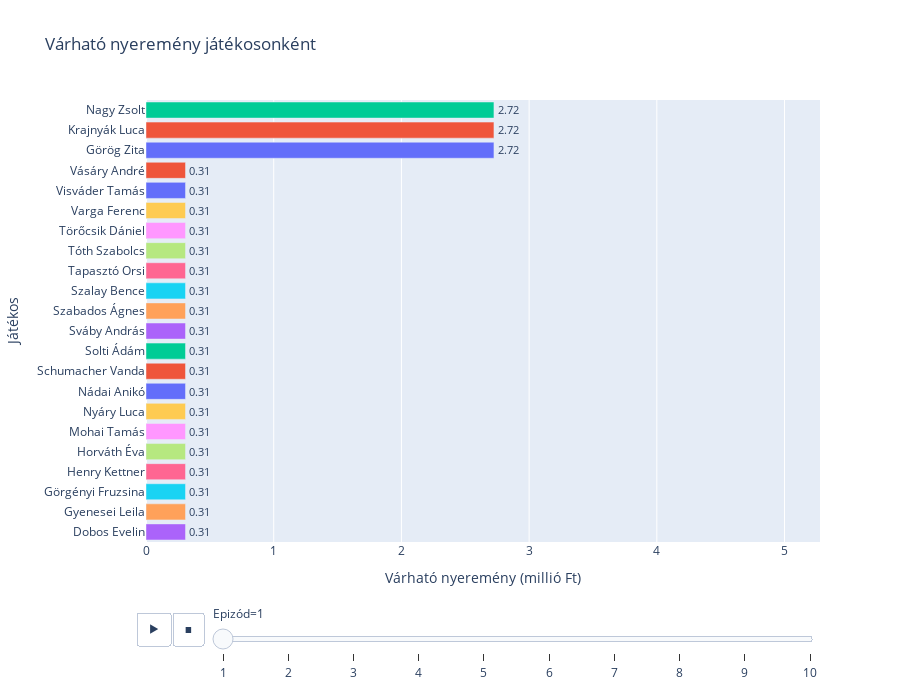

Here is the notebook cell this chart was saved with:
### Code cell
import pandas as pd
import plotly.express as px

def animate_barchart_plotly(df):
    # Prepare data in long format
    df_long = df.reset_index().melt(id_vars='index', var_name='Episode', value_name='Total_math')
    df_long.rename(columns={'index': 'Player'}, inplace=True)
    df_long['Episode'] = df_long['Episode'].astype(int)
    df_long.sort_values(['Episode', 'Total_math'], ascending=[True, False], inplace=True)
    
    # Create the animated bar chart
    fig = px.bar(df_long, x='Total_math', y='Player', color='Player', labels={'Player':'Játékos', 'Total_math':'Várható nyeremény (millió Ft)' , 'Episode': 'Epizód'},
                 orientation='h', animation_frame='Episode', range_x=[0, df.values.max() * 1.1],
                 title='Várható nyeremény játékosonként',
                 height=700)

    fig.update_layout(yaxis={'categoryorder':'total ascending'}, showlegend=False)
    fig.update_traces(texttemplate='%{x:.2f}', textposition='outside')
    fig.show()

# Assuming 'df_total_math' is your DataFrame
animate_barchart_plotly(df_total_math)

### Figure 1 — Plotly figure (JSON) as saved in the notebook; plotly's stock layout.template omitted (floating-point values rounded to 4 significant figures)
{"data": [{"alignmentgroup": "True", "hovertemplate": "Játékos=%{y}<br>Epizód=1<br>Várható nyeremény (millió Ft)=%{x}<extra></extra>", "legendgroup": "Görög Zita", "marker": {"color": "#636efa", "pattern": {"shape": ""}}, "name": "Görög Zita", "offsetgroup": "Görög Zita", "orientation": "h", "showlegend": true, "textposition": "outside", "texttemplate": "%{x:.2f}", "type": "bar", "x": [2.725], "xaxis": "x", "y": ["Görög Zita"], "yaxis": "y"}, {"alignmentgroup": "True", "hovertemplate": "Játékos=%{y}<br>Epizód=1<br>Várható nyeremény (millió Ft)=%{x}<extra></extra>", "legendgroup": "Krajnyák Luca", "marker": {"color": "#EF553B", "pattern": {"shape": ""}}, "name": "Krajnyák Luca", "offsetgroup": "Krajnyák Luca", "orientation": "h", "showlegend": true, "textposition": "outside", "texttemplate": "%{x:.2f}", "type": "bar", "x": [2.725], "xaxis": "x", "y": ["Krajnyák Luca"], "yaxis": "y"}, {"alignmentgroup": "True", "hovertemplate": "Játékos=%{y}<br>Epizód=1<br>Várható nyeremény (millió Ft)=%{x}<extra></extra>", "legendgroup": "Nagy Zsolt", "marker": {"color": "#00cc96", "pattern": {"shape": ""}}, "name": "Nagy Zsolt", "offsetgroup": "Nagy Zsolt", "orientation": "h", "showlegend": true, "textposition": "outside", "texttemplate": "%{x:.2f}", "type": "bar", "x": [2.725], "xaxis": "x", "y": ["Nagy Zsolt"], "yaxis": "y"}, {"alignmentgroup": "True", "hovertemplate": "Játékos=%{y}<br>Epizód=1<br>Várható nyeremény (millió Ft)=%{x}<extra></extra>", "legendgroup": "Dobos Evelin", "marker": {"color": "#ab63fa", "pattern": {"shape": ""}}, "name": "Dobos Evelin", "offsetgroup": "Dobos Evelin", "orientation": "h", "showlegend": true, "textposition": "outside", "texttemplate": "%{x:.2f}", "type": "bar", "x": [0.3094], "xaxis": "x", "y": ["Dobos Evelin"], "yaxis": "y"}, {"alignmentgroup": "True", "hovertemplate": "Játékos=%{y}<br>Epizód=1<br>Várható nyeremény (millió Ft)=%{x}<extra></extra>", "legendgroup": "Gyenesei Leila", "marker": {"color": "#FFA15A", "pattern": {"shape": ""}}, "name": "Gyenesei Leila", "offsetgroup": "Gyenesei Leila", "orientation": "h", "showlegend": true, "textposition": "outside", "texttemplate": "%{x:.2f}", "type": "bar", "x": [0.3094], "xaxis": "x", "y": ["Gyenesei Leila"], "yaxis": "y"}, {"alignmentgroup": "True", "hovertemplate": "Játékos=%{y}<br>Epizód=1<br>Várható nyeremény (millió Ft)=%{x}<extra></extra>", "legendgroup": "Görgényi Fruzsina", "marker": {"color": "#19d3f3", "pattern": {"shape": ""}}, "name": "Görgényi Fruzsina", "offsetgroup": "Görgényi Fruzsina", "orientation": "h", "showlegend": true, "textposition": "outside", "texttemplate": "%{x:.2f}", "type": "bar", "x": [0.3094], "xaxis": "x", "y": ["Görgényi Fruzsina"], "yaxis": "y"}, {"alignmentgroup": "True", "hovertemplate": "Játékos=%{y}<br>Epizód=1<br>Várható nyeremény (millió Ft)=%{x}<extra></extra>", "legendgroup": "Henry Kettner", "marker": {"color": "#FF6692", "pattern": {"shape": ""}}, "name": "Henry Kettner", "offsetgroup": "Henry Kettner", "orientation": "h", "showlegend": true, "textposition": "outside", "texttemplate": "%{x:.2f}", "type": "bar", "x": [0.3094], "xaxis": "x", "y": ["Henry Kettner"], "yaxis": "y"}, {"alignmentgroup": "True", "hovertemplate": "Játékos=%{y}<br>Epizód=1<br>Várható nyeremény (millió Ft)=%{x}<extra></extra>", "legendgroup": "Horváth Éva", "marker": {"color": "#B6E880", "pattern": {"shape": ""}}, "name": "Horváth Éva", "offsetgroup": "Horváth Éva", "orientation": "h", "showlegend": true, "textposition": "outside", "texttemplate": "%{x:.2f}", "type": "bar", "x": [0.3094], "xaxis": "x", "y": ["Horváth Éva"], "yaxis": "y"}, {"alignmentgroup": "True", "hovertemplate": "Játékos=%{y}<br>Epizód=1<br>Várható nyeremény (millió Ft)=%{x}<extra></extra>", "legendgroup": "Mohai Tamás", "marker": {"color": "#FF97FF", "pattern": {"shape": ""}}, "name": "Mohai Tamás", "offsetgroup": "Mohai Tamás", "orientation": "h", "showlegend": true, "textposition": "outside", "texttemplate": "%{x:.2f}", "type": "bar", "x": [0.3094], "xaxis": "x", "y": ["Mohai Tamás"], "yaxis": "y"}, {"alignmentgroup": "True", "hovertemplate": "Játékos=%{y}<br>Epizód=1<br>Várható nyeremény (millió Ft)=%{x}<extra></extra>", "legendgroup": "Nyáry Luca", "marker": {"color": "#FECB52", "pattern": {"shape": ""}}, "name": "Nyáry Luca", "offsetgroup": "Nyáry Luca", "orientation": "h", "showlegend": true, "textposition": "outside", "texttemplate": "%{x:.2f}", "type": "bar", "x": [0.3094], "xaxis": "x", "y": ["Nyáry Luca"], "yaxis": "y"}, {"alignmentgroup": "True", "hovertemplate": "Játékos=%{y}<br>Epizód=1<br>Várható nyeremény (millió Ft)=%{x}<extra></extra>", "legendgroup": "Nádai Anikó", "marker": {"color": "#636efa", "pattern": {"shape": ""}}, "name": "Nádai Anikó", "offsetgroup": "Nádai Anikó", "orientation": "h", "showlegend": true, "textposition": "outside", "texttemplate": "%{x:.2f}", "type": "bar", "x": [0.3094], "xaxis": "x", "y": ["Nádai Anikó"], "yaxis": "y"}, {"alignmentgroup": "True", "hovertemplate": "Játékos=%{y}<br>Epizód=1<br>Várható nyeremény (millió Ft)=%{x}<extra></extra>", "legendgroup": "Schumacher Vanda", "marker": {"color": "#EF553B", "pattern": {"shape": ""}}, "name": "Schumacher Vanda", "offsetgroup": "Schumacher Vanda", "orientation": "h", "showlegend": true, "textposition": "outside", "texttemplate": "%{x:.2f}", "type": "bar", "x": [0.3094], "xaxis": "x", "y": ["Schumacher Vanda"], "yaxis": "y"}, {"alignmentgroup": "True", "hovertemplate": "Játékos=%{y}<br>Epizód=1<br>Várható nyeremény (millió Ft)=%{x}<extra></extra>", "legendgroup": "Solti Ádám", "marker": {"color": "#00cc96", "pattern": {"shape": ""}}, "name": "Solti Ádám", "offsetgroup": "Solti Ádám", "orientation": "h", "showlegend": true, "textposition": "outside", "texttemplate": "%{x:.2f}", "type": "bar", "x": [0.3094], "xaxis": "x", "y": ["Solti Ádám"], "yaxis": "y"}, {"alignmentgroup": "True", "hovertemplate": "Játékos=%{y}<br>Epizód=1<br>Várható nyeremény (millió Ft)=%{x}<extra></extra>", "legendgroup": "Sváby András", "marker": {"color": "#ab63fa", "pattern": {"shape": ""}}, "name": "Sváby András", "offsetgroup": "Sváby András", "orientation": "h", "showlegend": true, "textposition": "outside", "texttemplate": "%{x:.2f}", "type": "bar", "x": [0.3094], "xaxis": "x", "y": ["Sváby András"], "yaxis": "y"}, {"alignmentgroup": "True", "hovertemplate": "Játékos=%{y}<br>Epizód=1<br>Várható nyeremény (millió Ft)=%{x}<extra></extra>", "legendgroup": "Szabados Ágnes", "marker": {"color": "#FFA15A", "pattern": {"shape": ""}}, "name": "Szabados Ágnes", "offsetgroup": "Szabados Ágnes", "orientation": "h", "showlegend": true, "textposition": "outside", "texttemplate": "%{x:.2f}", "type": "bar", "x": [0.3094], "xaxis": "x", "y": ["Szabados Ágnes"], "yaxis": "y"}, {"alignmentgroup": "True", "hovertemplate": "Játékos=%{y}<br>Epizód=1<br>Várható nyeremény (millió Ft)=%{x}<extra></extra>", "legendgroup": "Szalay Bence", "marker": {"color": "#19d3f3", "pattern": {"shape": ""}}, "name": "Szalay Bence", "offsetgroup": "Szalay Bence", "orientation": "h", "showlegend": true, "textposition": "outside", "texttemplate": "%{x:.2f}", "type": "bar", "x": [0.3094], "xaxis": "x", "y": ["Szalay Bence"], "yaxis": "y"}, {"alignmentgroup": "True", "hovertemplate": "Játékos=%{y}<br>Epizód=1<br>Várható nyeremény (millió Ft)=%{x}<extra></extra>", "legendgroup": "Tapasztó Orsi", "marker": {"color": "#FF6692", "pattern": {"shape": ""}}, "name": "Tapasztó Orsi", "offsetgroup": "Tapasztó Orsi", "orientation": "h", "showlegend": true, "textposition": "outside", "texttemplate": "%{x:.2f}", "type": "bar", "x": [0.3094], "xaxis": "x", "y": ["Tapasztó Orsi"], "yaxis": "y"}, {"alignmentgroup": "True", "hovertemplate": "Játékos=%{y}<br>Epizód=1<br>Várható nyeremény (millió Ft)=%{x}<extra></extra>", "legendgroup": "Tóth Szabolcs", "marker": {"color": "#B6E880", "pattern": {"shape": ""}}, "name": "Tóth Szabolcs", "offsetgroup": "Tóth Szabolcs", "orientation": "h", "showlegend": true, "textposition": "outside", "texttemplate": "%{x:.2f}", "type": "bar", "x": [0.3094], "xaxis": "x", "y": ["Tóth Szabolcs"], "yaxis": "y"}, {"alignmentgroup": "True", "hovertemplate": "Játékos=%{y}<br>Epizód=1<br>Várható nyeremény (millió Ft)=%{x}<extra></extra>", "legendgroup": "Törőcsik Dániel", "marker": {"color": "#FF97FF", "pattern": {"shape": ""}}, "name": "Törőcsik Dániel", "offsetgroup": "Törőcsik Dániel", "orientation": "h", "showlegend": true, "textposition": "outside", "texttemplate": "%{x:.2f}", "type": "bar", "x": [0.3094], "xaxis": "x", "y": ["Törőcsik Dániel"], "yaxis": "y"}, {"alignmentgroup": "True", "hovertemplate": "Játékos=%{y}<br>Epizód=1<br>Várható nyeremény (millió Ft)=%{x}<extra></extra>", "legendgroup": "Varga Ferenc", "marker": {"color": "#FECB52", "pattern": {"shape": ""}}, "name": "Varga Ferenc", "offsetgroup": "Varga Ferenc", "orientation": "h", "showlegend": true, "textposition": "outside", "texttemplate": "%{x:.2f}", "type": "bar", "x": [0.3094], "xaxis": "x", "y": ["Varga Ferenc"], "yaxis": "y"}, {"alignmentgroup": "True", "hovertemplate": "Játékos=%{y}<br>Epizód=1<br>Várható nyeremény (millió Ft)=%{x}<extra></extra>", "legendgroup": "Visváder Tamás", "marker": {"color": "#636efa", "pattern": {"shape": ""}}, "name": "Visváder Tamás", "offsetgroup": "Visváder Tamás", "orientation": "h", "showlegend": true, "textposition": "outside", "texttemplate": "%{x:.2f}", "type": "bar", "x": [0.3094], "xaxis": "x", "y": ["Visváder Tamás"], "yaxis": "y"}, {"alignmentgroup": "True", "hovertemplate": "Játékos=%{y}<br>Epizód=1<br>Várható nyeremény (millió Ft)=%{x}<extra></extra>", "legendgroup": "Vásáry André", "marker": {"color": "#EF553B", "pattern": {"shape": ""}}, "name": "Vásáry André", "offsetgroup": "Vásáry André", "orientation": "h", "showlegend": true, "textposition": "outside", "texttemplate": "%{x:.2f}", "type": "bar", "x": [0.3094], "xaxis": "x", "y": ["Vásáry André"], "yaxis": "y"}], "layout": {"barmode": "relative", "height": 700, "legend": {"title": {"text": "Játékos"}, "tracegroupgap": 0}, "showlegend": false, "sliders": [{"active": 0, "currentvalue": {"prefix": "Epizód="}, "len": 0.9, "pad": {"b": 10, "t": 60}, "steps": [{"args": [["1"], {"frame": {"duration": 0, "redraw": true}, "fromcurrent": true, "mode": "immediate", "transition": {"duration": 0, "easing": "linear"}}], "label": "1", "method": "animate"}, {"args": [["2"], {"frame": {"duration": 0, "redraw": true}, "fromcurrent": true, "mode": "immediate", "transition": {"duration": 0, "easing": "linear"}}], "label": "2", "method": "animate"}, {"args": [["3"], {"frame": {"duration": 0, "redraw": true}, "fromcurrent": true, "mode": "immediate", "transition": {"duration": 0, "easing": "linear"}}], "label": "3", "method": "animate"}, {"args": [["4"], {"frame": {"duration": 0, "redraw": true}, "fromcurrent": true, "mode": "immediate", "transition": {"duration": 0, "easing": "linear"}}], "label": "4", "method": "animate"}, {"args": [["5"], {"frame": {"duration": 0, "redraw": true}, "fromcurrent": true, "mode": "immediate", "transition": {"duration": 0, "easing": "linear"}}], "label": "5", "method": "animate"}, {"args": [["6"], {"frame": {"duration": 0, "redraw": true}, "fromcurrent": true, "mode": "immediate", "transition": {"duration": 0, "easing": "linear"}}], "label": "6", "method": "animate"}, {"args": [["7"], {"frame": {"duration": 0, "redraw": true}, "fromcurrent": true, "mode": "immediate", "transition": {"duration": 0, "easing": "linear"}}], "label": "7", "method": "animate"}, {"args": [["8"], {"frame": {"duration": 0, "redraw": true}, "fromcurrent": true, "mode": "immediate", "transition": {"duration": 0, "easing": "linear"}}], "label": "8", "method": "animate"}, {"args": [["9"], {"frame": {"duration": 0, "redraw": true}, "fromcurrent": true, "mode": "immediate", "transition": {"duration": 0, "easing": "linear"}}], "label": "9", "method": "animate"}, {"args": [["10"], {"frame": {"duration": 0, "redraw": true}, "fromcurrent": true, "mode": "immediate", "transition": {"duration": 0, "easing": "linear"}}], "label": "10", "method": "animate"}], "x": 0.1, "xanchor": "left", "y": 0, "yanchor": "top"}], "title": {"text": "Várható nyeremény játékosonként"}, "updatemenus": [{"buttons": [{"args": [null, {"frame": {"duration": 500, "redraw": true}, "fromcurrent": true, "mode": "immediate", "transition": {"duration": 500, "easing": "linear"}}], "label": "&#9654;", "method": "animate"}, {"args": [[null], {"frame": {"duration": 0, "redraw": true}, "fromcurrent": true, "mode": "immediate", "transition": {"duration": 0, "easing": "linear"}}], "label": "&#9724;", "method": "animate"}], "direction": "left", "pad": {"r": 10, "t": 70}, "showactive": false, "type": "buttons", "x": 0.1, "xanchor": "right", "y": 0, "yanchor": "top"}], "xaxis": {"anchor": "y", "domain": [0, 1], "range": [0, 5.278], "title": {"text": "Várható nyeremény (millió Ft)"}}, "yaxis": {"anchor": "x", "categoryarray": ["Vásáry André", "Visváder Tamás", "Varga Ferenc", "Törőcsik Dániel", "Tóth Szabolcs", "Tapasztó Orsi", "Szalay Bence", "Szabados Ágnes", "Sváby András", "Solti Ádám", "Schumacher Vanda", "Nádai Anikó", "Nyáry Luca", "Mohai Tamás", "Horváth Éva", "Henry Kettner", "Görgényi Fruzsina", "Gyenesei Leila", "Dobos Evelin", "Nagy Zsolt", "Krajnyák Luca", "Görög Zita"], "categoryorder": "total ascending", "domain": [0, 1], "title": {"text": "Játékos"}}}}
